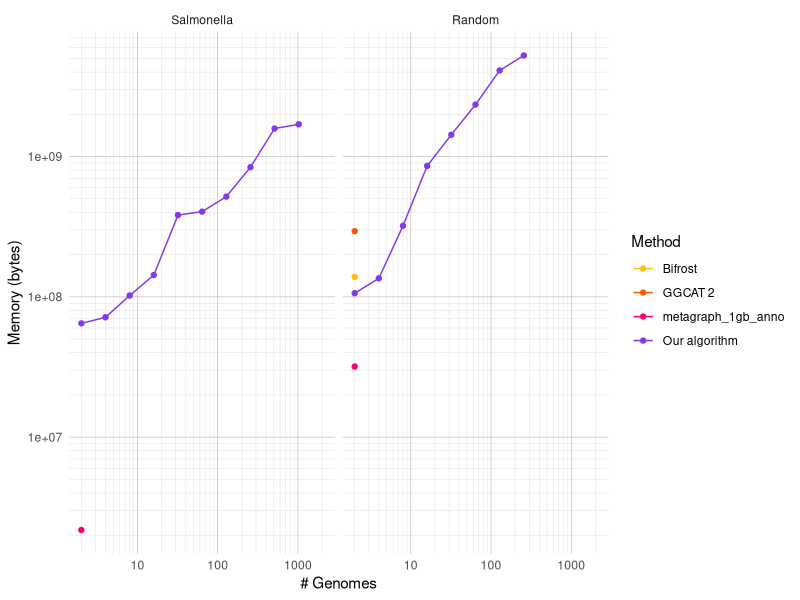
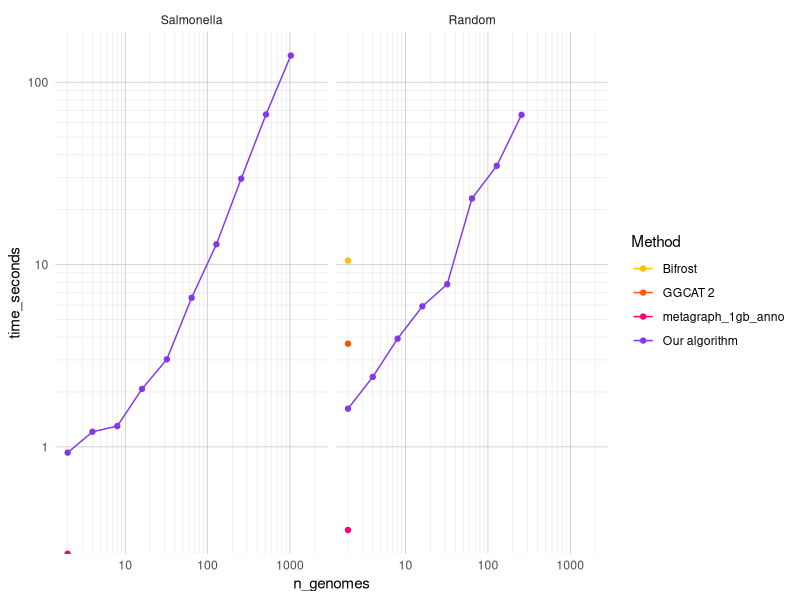
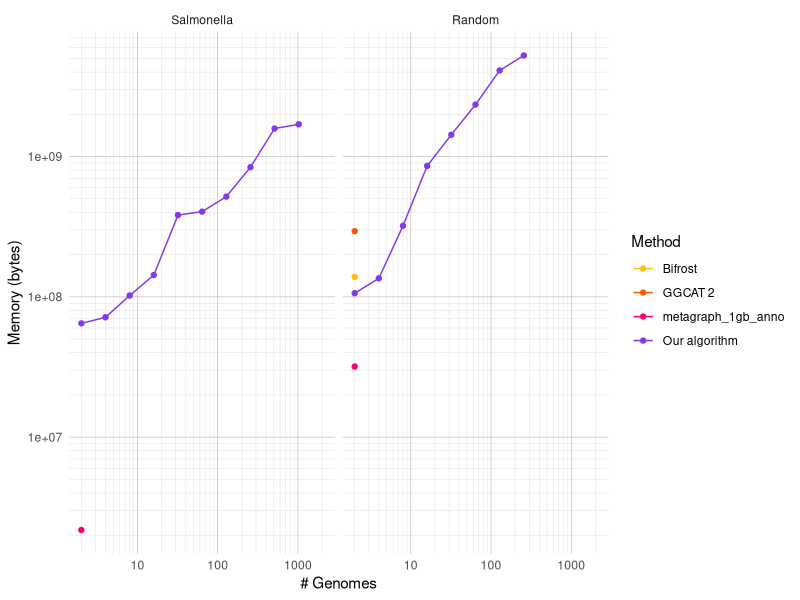
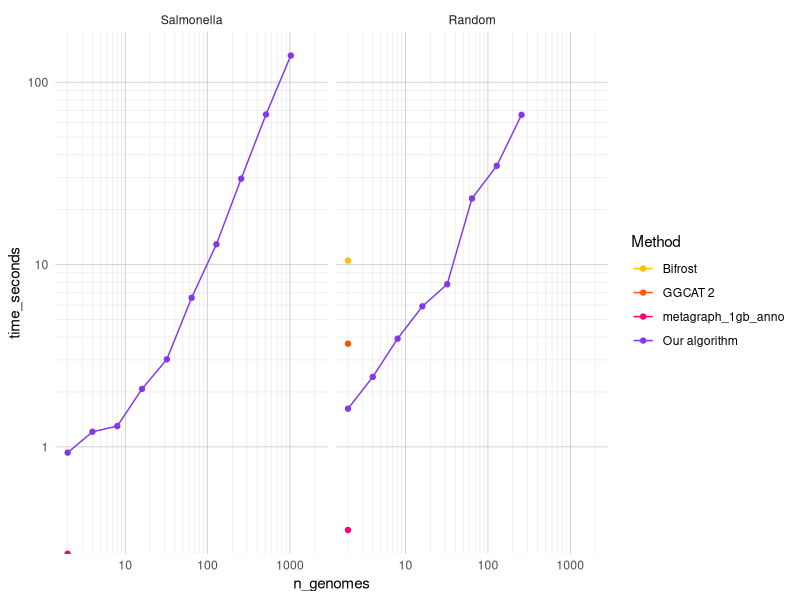

The R source for these figures, in order:
library(ggplot2)
library(tidyr)
library(dplyr)

df = read.csv("results/table.tsv", sep = "\t", header = TRUE)
df$tool = as.factor(df$tool)
df$dataset = factor(df$dataset, levels = c("salmonella", "random"), labels = c("Salmonella", "Random"))
df$mem_bytes = as.numeric(df$mem_bytes)
df$time_seconds = as.numeric(df$time_seconds)

shared_theme =   theme(
  panel.grid.major = element_line(color = "grey70", linewidth = 0.2),
  panel.grid.minor = element_line(color = "grey90", linewidth = 0.2),
)
shared_legend = scale_color_manual(
  values = c("bifrost" = "#ffbe0b", "ggcat" = "#fb5607", "metagraph_1gb_anno" = "#ff006e", "themisto" = "#8338ec", "themisto_to_disk" = "#3a86ff"),
  labels = c("bifrost" = "Bifrost",
             "ggcat" = "GGCAT 2",
             "metagraph_1g_anno" = "Metagraph (row-major)",
             "themisto" = "Our algorithm",
             "themisto_to_disk" = "Our algorithm to disk"),
  name = "Method"
)

p = ggplot(df) +
  geom_line(aes(x = n_genomes, y = mem_bytes, color = tool)) + 
  geom_point(aes(x = n_genomes, y = mem_bytes, color = tool)) + 
  facet_wrap(~dataset) +
  scale_x_log10(
    breaks = 10^(-1:5),
    minor_breaks = rep(1:9, times = 5) * 10^rep(-1:5, each = 9)
  ) +
  scale_y_log10(
    breaks = 10^(5:12),
    minor_breaks = rep(1:9, times = 3) * 10^rep(5:12, each = 9)
  ) +
  labs(
    x = "# Genomes",
    y = "Memory (bytes)",
    color = "Method",
  ) +
  shared_legend + 
  theme_minimal() + shared_theme

print(p)
ggsave("plots/mem.pdf")

p = ggplot(df) +
  geom_line(aes(x = n_genomes, y = time_seconds, color = tool)) + 
  geom_point(aes(x = n_genomes, y = time_seconds, color = tool)) + 
  facet_wrap(~dataset) +
  scale_x_log10(
    breaks = 10^(-1:5),
    minor_breaks = rep(1:9, times = 5) * 10^rep(-1:5, each = 9)
  ) +
  scale_y_log10(
    breaks = 10^(0:6),
    minor_breaks = rep(1:9, times = 3) * 10^rep(0:6, each = 9)
  ) +
  shared_legend + 
  theme_minimal() + shared_theme

print(p)
ggsave("plots/time.pdf")
